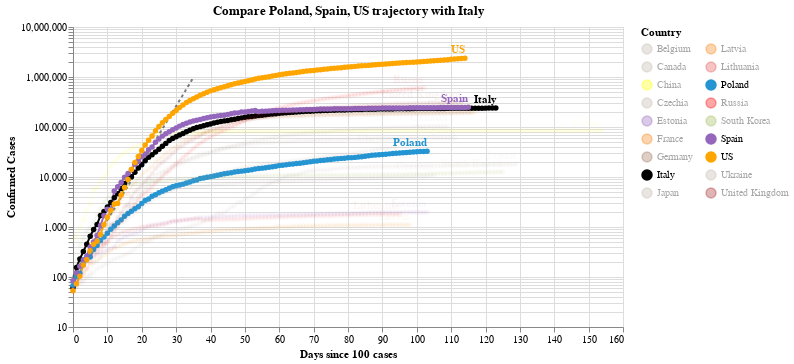

Notebook code for this chart:
### Code cell
#hide_input
chart2 = make_since_chart(dff2, ['Poland', 'Spain', 'US'], baseline_countries)
chart2

### Figure 1 — Vega-Lite specification as saved in the notebook (floating-point values rounded to 4 significant figures; data arrays with more than 128 entries replaced by an {"elided": "..."} marker saying what was removed)
{"config": {"view": {"continuousWidth": 400, "continuousHeight": 300}}, "layer": [{"data": {"name": "data-628230001892d6798b50651be41d1b3e"}, "mark": {"type": "line", "color": "black", "opacity": 0.5, "strokeDash": [3, 3]}, "encoding": {"x": {"type": "quantitative", "field": "Days since 100 cases"}, "y": {"type": "quantitative", "field": "Confirmed Cases"}}}, {"data": {"name": "data-87ef6cdc77a17ef88e7f78c3c84f9432"}, "mark": {"type": "line", "point": true}, "encoding": {"color": {"type": "nominal", "field": "Country", "legend": {"columns": 2}, "scale": {"domain": ["Belgium", "Canada", "China", "Czechia", "Estonia", "France", "Germany", "Italy", "Japan", "Latvia", "Lithuania", "Poland", "Russia", "South Korea", "Spain", "US", "Ukraine", "United Kingdom"], "range": ["#C1B7AD", "#C1B7AD", "yellow", "#C1B7AD", "#9467bd", "#F58518", "#9D755D", "black", "#C1B7AD", "#F58518", "#E45756", "#2495D3", "red", "#A1BA59", "#9467bd", "orange", "#C1B7AD", "brown"]}}, "opacity": {"condition": {"value": 1, "selection": "selector004"}, "value": 0.05}, "tooltip": [{"type": "nominal", "field": "Country"}, {"type": "temporal", "field": "Date"}, {"type": "quantitative", "field": "Confirmed Cases"}, {"type": "quantitative", "field": "Days since 100 cases"}], "x": {"type": "quantitative", "field": "Days since 100 cases"}, "y": {"type": "quantitative", "field": "Confirmed Cases", "scale": {"type": "log"}}}, "selection": {"selector004": {"type": "multi", "fields": ["Country"], "bind": "legend", "init": [{"Country": "Poland"}, {"Country": "Spain"}, {"Country": "US"}, {"Country": "Italy"}]}}, "width": 550}, {"data": {"name": "data-87ef6cdc77a17ef88e7f78c3c84f9432"}, "mark": {"type": "text", "align": "right", "dy": -8, "fontWeight": "bold"}, "encoding": {"color": {"type": "nominal", "field": "Country", "legend": {"columns": 2}, "scale": {"domain": ["Belgium", "Canada", "China", "Czechia", "Estonia", "France", "Germany", "Italy", "Japan", "Latvia", "Lithuania", "Poland", "Russia", "South Korea", "Spain", "US", "Ukraine", "United Kingdom"], "range": ["#C1B7AD", "#C1B7AD", "yellow", "#C1B7AD", "#9467bd", "#F58518", "#9D755D", "black", "#C1B7AD", "#F58518", "#E45756", "#2495D3", "red", "#A1BA59", "#9467bd", "orange", "#C1B7AD", "brown"]}}, "opacity": {"condition": {"value": 1, "selection": "selector004"}, "value": 0.05}, "text": {"type": "nominal", "field": "Country"}, "tooltip": [{"type": "nominal", "field": "Country"}, {"type": "temporal", "field": "Date"}, {"type": "quantitative", "field": "Confirmed Cases"}, {"type": "quantitative", "field": "Days since 100 cases"}], "x": {"type": "quantitative", "field": "Days since 100 cases"}, "y": {"type": "quantitative", "field": "Confirmed Cases", "scale": {"type": "log"}}}, "transform": [{"filter": "(datum['Date'] >= 1592956800000)"}], "width": 550}], "title": "Compare Poland, Spain, US trajectory with Italy", "$schema": "https://vega.github.io/schema/vega-lite/v4.0.2.json", "datasets": {"data-628230001892d6798b50651be41d1b3e": [{"Days since 100 cases": 0, "Confirmed Cases": 100.0}, {"Days since 100 cases": 1, "Confirmed Cases": 130.0}, {"Days since 100 cases": 2, "Confirmed Cases": 169.0}, {"Days since 100 cases": 3, "Confirmed Cases": 219.7}, {"Days since 100 cases": 4, "Confirmed Cases": 285.6}, {"Days since 100 cases": 5, "Confirmed Cases": 371.3}, {"Days since 100 cases": 6, "Confirmed Cases": 482.7}, {"Days since 100 cases": 7, "Confirmed Cases": 627.5}, {"Days since 100 cases": 8, "Confirmed Cases": 815.7}, {"Days since 100 cases": 9, "Confirmed Cases": 1060.0}, {"Days since 100 cases": 10, "Confirmed Cases": 1379.0}, {"Days since 100 cases": 11, "Confirmed Cases": 1792.0}, {"Days since 100 cases": 12, "Confirmed Cases": 2330.0}, {"Days since 100 cases": 13, "Confirmed Cases": 3029.0}, {"Days since 100 cases": 14, "Confirmed Cases": 3937.0}, {"Days since 100 cases": 15, "Confirmed Cases": 5119.0}, {"Days since 100 cases": 16, "Confirmed Cases": 6654.0}, {"Days since 100 cases": 17, "Confirmed Cases": 8650.0}, {"Days since 100 cases": 18, "Confirmed Cases": 11250.0}, {"Days since 100 cases": 19, "Confirmed Cases": 14620.0}, {"Days since 100 cases": 20, "Confirmed Cases": 19000.0}, {"Days since 100 cases": 21, "Confirmed Cases": 24710.0}, {"Days since 100 cases": 22, "Confirmed Cases": 32120.0}, {"Days since 100 cases": 23, "Confirmed Cases": 41750.0}, {"Days since 100 cases": 24, "Confirmed Cases": 54280.0}, {"Days since 100 cases": 25, "Confirmed Cases": 70560.0}, {"Days since 100 cases": 26, "Confirmed Cases": 91730.0}, {"Days since 100 cases": 27, "Confirmed Cases": 119300.0}, {"Days since 100 cases": 28, "Confirmed Cases": 155000.0}, {"Days since 100 cases": 29, "Confirmed Cases": 201500.0}, {"Days since 100 cases": 30, "Confirmed Cases": 262000.0}, {"Days since 100 cases": 31, "Confirmed Cases": 340600.0}, {"Days since 100 cases": 32, "Confirmed Cases": 442800.0}, {"Days since 100 cases": 33, "Confirmed Cases": 575600.0}, {"Days since 100 cases": 34, "Confirmed Cases": 748300.0}, {"Days since 100 cases": 35, "Confirmed Cases": 972800.0}], "data-87ef6cdc77a17ef88e7f78c3c84f9432": {"elided": "2044 records"}}}
